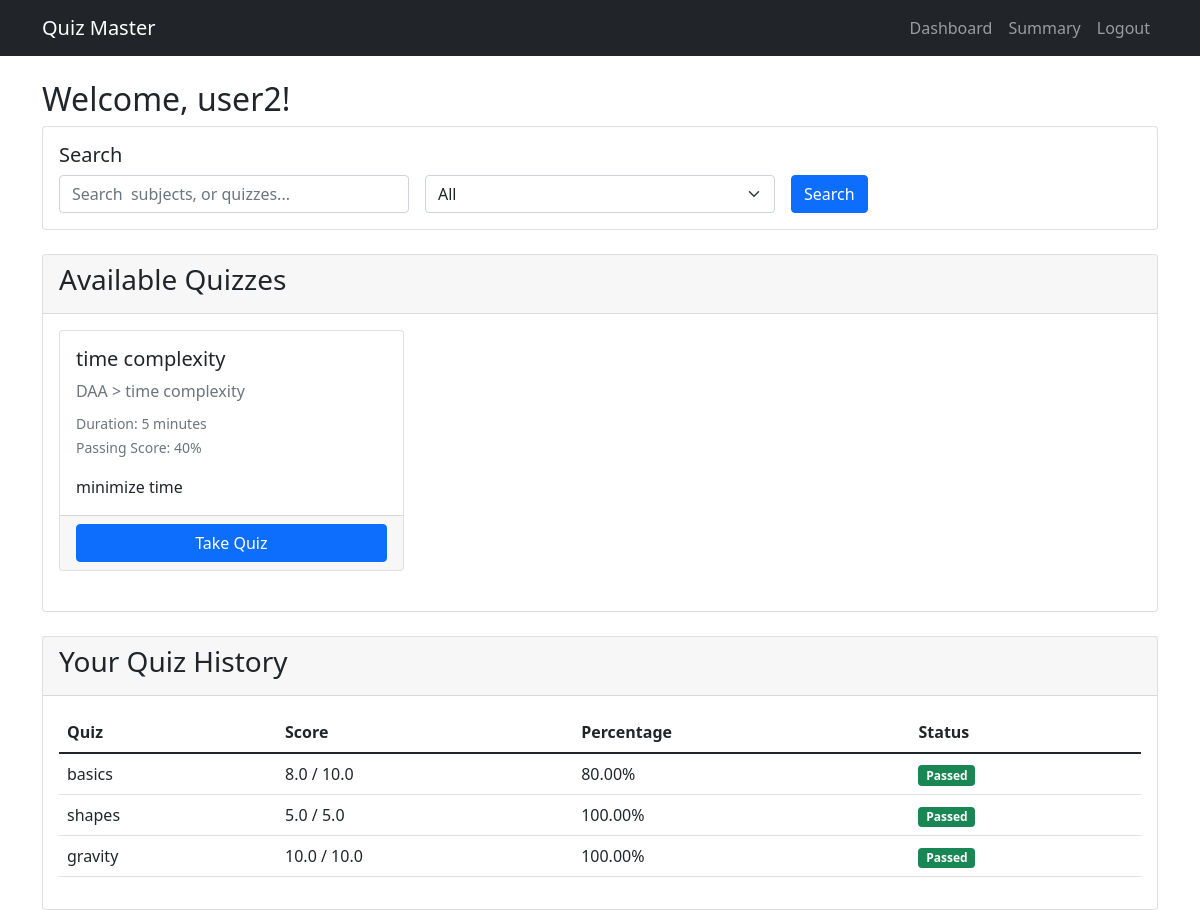
/dashboard/user2 (signed in), run on the app's committed database.
### backend/models.py (models this page shows)
class User(db.Model):
    __tablename__ = 'users'
    id = db.Column(db.Integer, primary_key=True)
    username = db.Column(db.String(50), unique=True, nullable=False)
    email = db.Column(db.String(120), unique=True, nullable=False)
    password_hash = db.Column(db.String(128), nullable=False)
    is_admin = db.Column(db.Boolean, default=False)
    scores = relationship('Score', back_populates='user', cascade='all, delete-orphan')

class Quiz(db.Model):
    __tablename__ = 'quizzes'
    id = db.Column(db.Integer, primary_key=True)
    chapter_id = db.Column(db.Integer, db.ForeignKey('chapters.id'), nullable=False)
    title = db.Column(db.String(200), nullable=False)
    remarks = db.Column(db.String)
    duration_minutes = db.Column(db.Integer, nullable=False, default=30)
    passing_percentage = db.Column(db.Integer, nullable=False, default=60)
    is_active = db.Column(db.Boolean, default=True)
    chapter = relationship('Chapter', back_populates='quizzes')
    questions = relationship('Question', back_populates='quiz', cascade='all, delete-orphan')
    scores = relationship('Score', back_populates='quiz', cascade='all, delete-orphan')

class Subject(db.Model):
    __tablename__ = 'subjects'
    id = db.Column(db.Integer, primary_key=True)
    name = db.Column(db.String(100), nullable=False)
    description = db.Column(db.Text)
    chapters = relationship('Chapter', back_populates='subject', cascade='all, delete-orphan')

class Chapter(db.Model):
    __tablename__ = 'chapters'
    id = db.Column(db.Integer, primary_key=True)
    subject_id = db.Column(db.Integer, db.ForeignKey('subjects.id'), nullable=False)
    name = db.Column(db.String(100), nullable=False)
    description = db.Column(db.Text)
    subject = relationship('Subject', back_populates='chapters')
    quizzes = relationship('Quiz', back_populates='chapter', cascade='all, delete-orphan')

class Score(db.Model):
    __tablename__ = 'scores'
    id = db.Column(db.Integer, primary_key=True)
    quiz_id = db.Column(db.Integer, db.ForeignKey('quizzes.id'), nullable=False)
    user_id = db.Column(db.Integer, db.ForeignKey('users.id'), nullable=False)
    total_scored = db.Column(db.Float, nullable=False)
    total_possible = db.Column(db.Float, nullable=False)
    quiz = relationship('Quiz', back_populates='scores')
    user = relationship('User', back_populates='scores')

### backend/controllers.py (the view)
@app.route('/dashboard/<username>')
def dashboard(username):
    if 'user_id' not in session:
        flash('Please login first', 'error')
        return redirect(url_for('login'))
    user = User.query.filter_by(username=username).first()
    if not user:
        flash('User not found', 'error')
        return redirect(url_for('login'))
    available_quizzes = Quiz.query.filter_by(is_active=True).filter(
    ~Quiz.scores.any(Score.user_id == user.id)
).all()
    user_scores = Score.query.filter_by(user_id=user.id).all()
    return render_template('dashboard.html',
                         user=user,
                         scores=user_scores,
                         available_quizzes=available_quizzes)

### templates/dashboard.html (shortened to what this page needs)
{% extends "base.html" %}
{% block content %}
<div class="row">
    <div class="col-md-12">
        <h2>Welcome, {{ user.username }}!</h2>
    </div>
</div>
<div class="row mb-4">
    <div class="col-md-12">
        <div class="card">
            <div class="card-body">
                <h5 class="card-title">Search</h5>
                <form class="row g-3" method="GET" action="{{ url_for('user_search') }}">
                    <div class="col-md-4">
                        <input type="text" class="form-control" name="query" placeholder="Search  subjects, or quizzes...">
                    </div>
                    <div class="col-md-4">
                        <select class="form-select" name="type">
                            <option value="all">All</option>
                        </select>
                    </div>
                    <div class="col-md-4">
                        <button type="submit" class="btn btn-primary">Search</button>
                    </div>
                </form>
            </div>
        </div>
    </div>
</div>
<div class="row mt-4">
    <div class="col-md-12">
        <div class="card">
            <div class="card-header">
                <h3>Available Quizzes</h3>
            </div>
            <div class="card-body">
                {% if available_quizzes %}
                    <div class="row">
                        {% for quiz in available_quizzes %}
                            <div class="col-md-4 mb-4">
                                <div class="card h-100">
                                    <div class="card-body">
                                        <h5 class="card-title">{{ quiz.title }}</h5>
                                        <p class="text-muted mb-2">{{ quiz.chapter.subject.name }} > {{ quiz.chapter.name }}</p>
                                        <p class="card-text">
                                            <small class="text-muted">Duration: {{ quiz.duration_minutes }} minutes</small><br>
                                            <small class="text-muted">Passing Score: {{ quiz.passing_percentage }}%</small>
                                        </p>
                                        {% if quiz.remarks %}
                                            <p class="card-text">{{ quiz.remarks }}</p>
                                        {% endif %}
                                    </div>
                                    <div class="card-footer">
                                        <a href="{{ url_for('take_quiz', quiz_id=quiz.id) }}" class="btn btn-primary w-100">Take Quiz</a>
                                    </div>
                                </div>
                            </div>
                        {% endfor %}
                    </div>
                {% else %}
                    <p>No quizzes are currently available.</p>
                {% endif %}
            </div>
        </div>
    </div>
</div>
<div class="row mt-4">
    <div class="col-md-12">
        <div class="card">
            <div class="card-header">
                <h3>Your Quiz History</h3>
            </div>
            <div class="card-body">
                {% if scores %}
                    <table class="table">
                        <thead>
                            <tr>
                                <th>Quiz</th>
                                <th>Score</th>
                                <th>Percentage</th>
                                <th>Status</th>
                            </tr>
                        </thead>
                        <tbody>
                            {% for score in scores %}
                                <tr>
                                    <td>{{ score.quiz.title }}</td>
                                    <td>{{ score.total_scored }} / {{ score.total_possible }}</td>
                                    <td>{{ "%.2f"|format(score.total_scored / score.total_possible * 100) }}%</td>
                                    <td>
                                        {% set percentage = (score.total_scored / score.total_possible * 100) %}
                                        {% if percentage >= score.quiz.passing_percentage %}
                                            <span class="badge bg-success">Passed</span>
                                        {% else %}
                                            <span class="badge bg-danger">Failed</span>
                                        {% endif %}
                                    </td>
                                </tr>
                            {% endfor %}
                        </tbody>
                    </table>
                {% else %}
                    <p>You haven't taken any quizzes yet.</p>
                {% endif %}
            </div>
        </div>
    </div>
</div>
{% endblock %}

### data on the page
User: username "user2"
Quiz: title "time complexity", chapter.subject.name "DAA", chapter.name "time complexity", duration_minutes "5", passing_percentage "40", remarks "minimize time"
Score: quiz "basics", total_scored "8.0", total_possible "10.0", score.total_scored/score.total_possible*100 "80.00"
Score: quiz "shapes", total_scored "5.0", total_possible "5.0", score.total_scored/score.total_possible*100 "100.00"
Score: quiz "gravity", total_scored "10.0", total_possible "10.0", score.total_scored/score.total_possible*100 "100.00"
